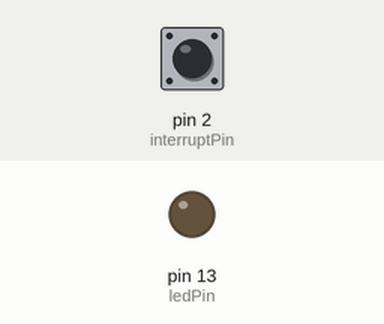
A sketch run on a simulated Arduino Uno, built with avr-gcc and run on an emulated ATmega328P. Shown: output pins drawn as LEDs (lit = HIGH). Inputs (shaded band) come from the test bench; at power-on: pin 2 (interruptPin) HIGH.

Above: at 1.2 s.
1.3 s: pin 2 (interruptPin) pulled LOW for 0.15 s
At 2.4 s:
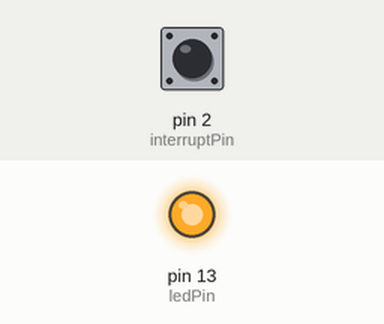
2.9 s: pin 2 (interruptPin) pulled LOW for 1 s
At 3.7 s:
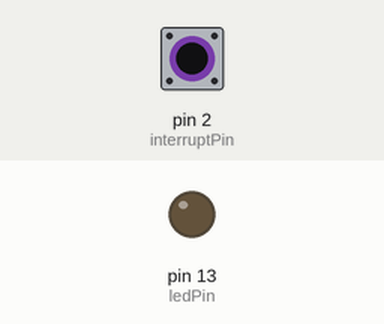
5.4 s: pin 2 (interruptPin) pulled LOW for 3.2 s
At 6.8 s:
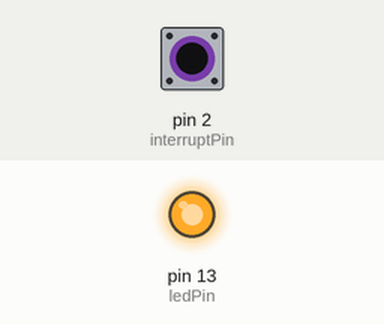
Timing chart, 0 to 8.4 s (numbered marks = the images above; inputs shaded):
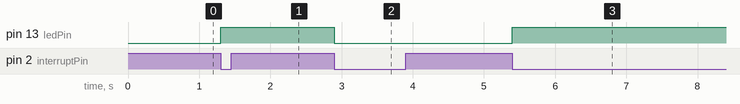

Measured:
- after the input at 1.3 s, pin 13 (ledPin): LOW → HIGH at once
- after the input at 2.9 s, pin 13 (ledPin): HIGH → LOW at once
- after the input at 5.4 s, pin 13 (ledPin): LOW → HIGH at once

The sketch:

Button_interrupt.ino
```cpp
const byte ledPin = 13; //LED 연결 핀
const byte interruptPin = 2; //인터럽트를 사용할 핀
volatile byte state = LOW;


void setup() {
  pinMode(ledPin, OUTPUT);           //13핀을 LED 제어를 위해 출력으로 지정
  pinMode(interruptPin, INPUT);      //2핀을 인터럽트 핀으로 쓰기 위해 INPUT
  attachInterrupt(0, blink, FALLING); //인터럽트 생성 함수
  //0:인터럽트 번호, blink:인터럽트 핸들러, change:핀의 레벨이 변하면 인터럽트 발생
}

void loop() {
  digitalWrite(ledPin, state);       //state 변수 값에 따라 LED On/Off
}

void blink(){
  state = !state;                   //값이 0이면 1, 1이면 0으로 계속 토글
}
//외부 인터럽트를 사용하면 계속 D2의 레벨을 검사할 필요 없음
//인터럽트의 디바운스는 따로 있음
```
